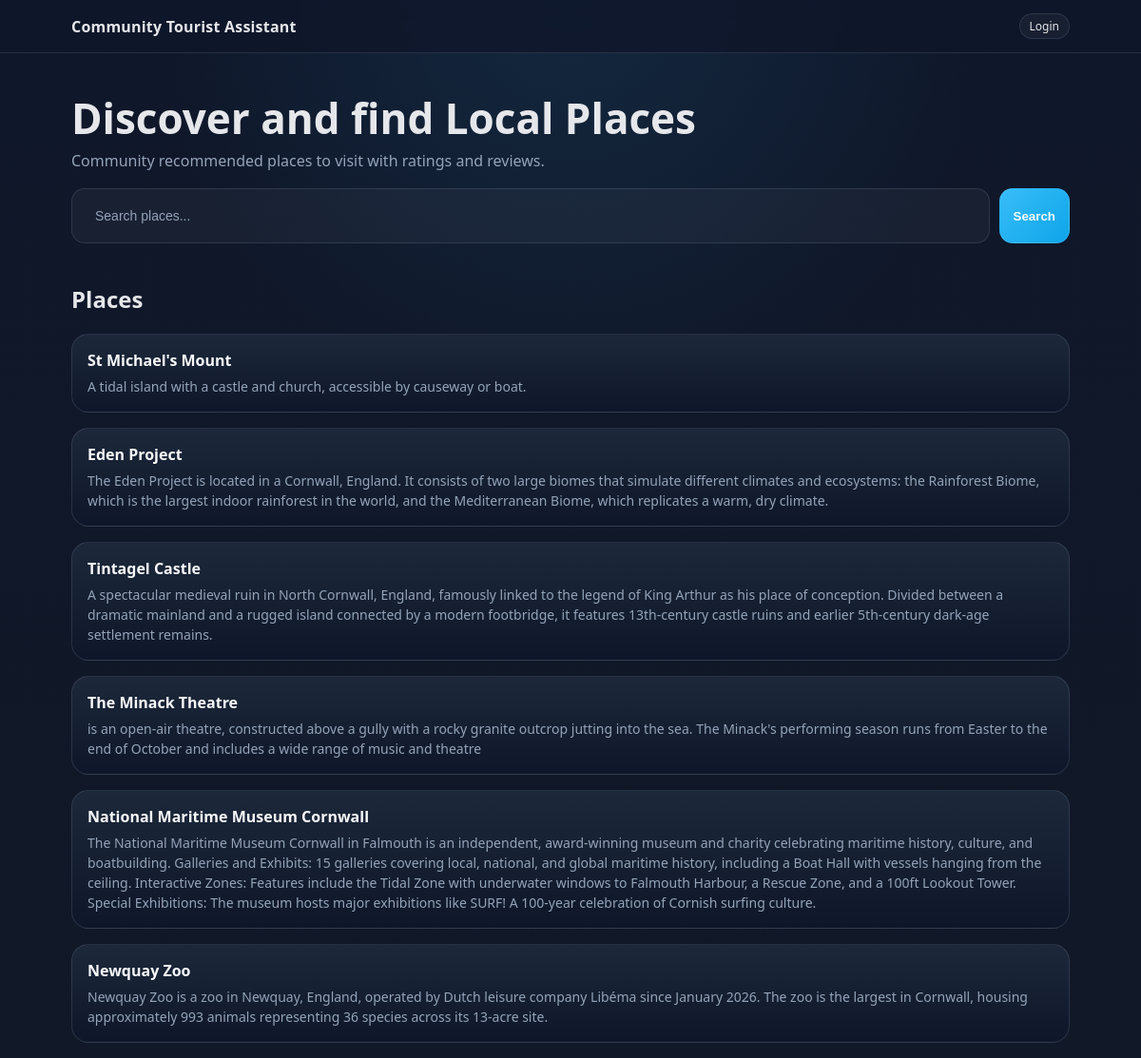
Before: / with the older database file.
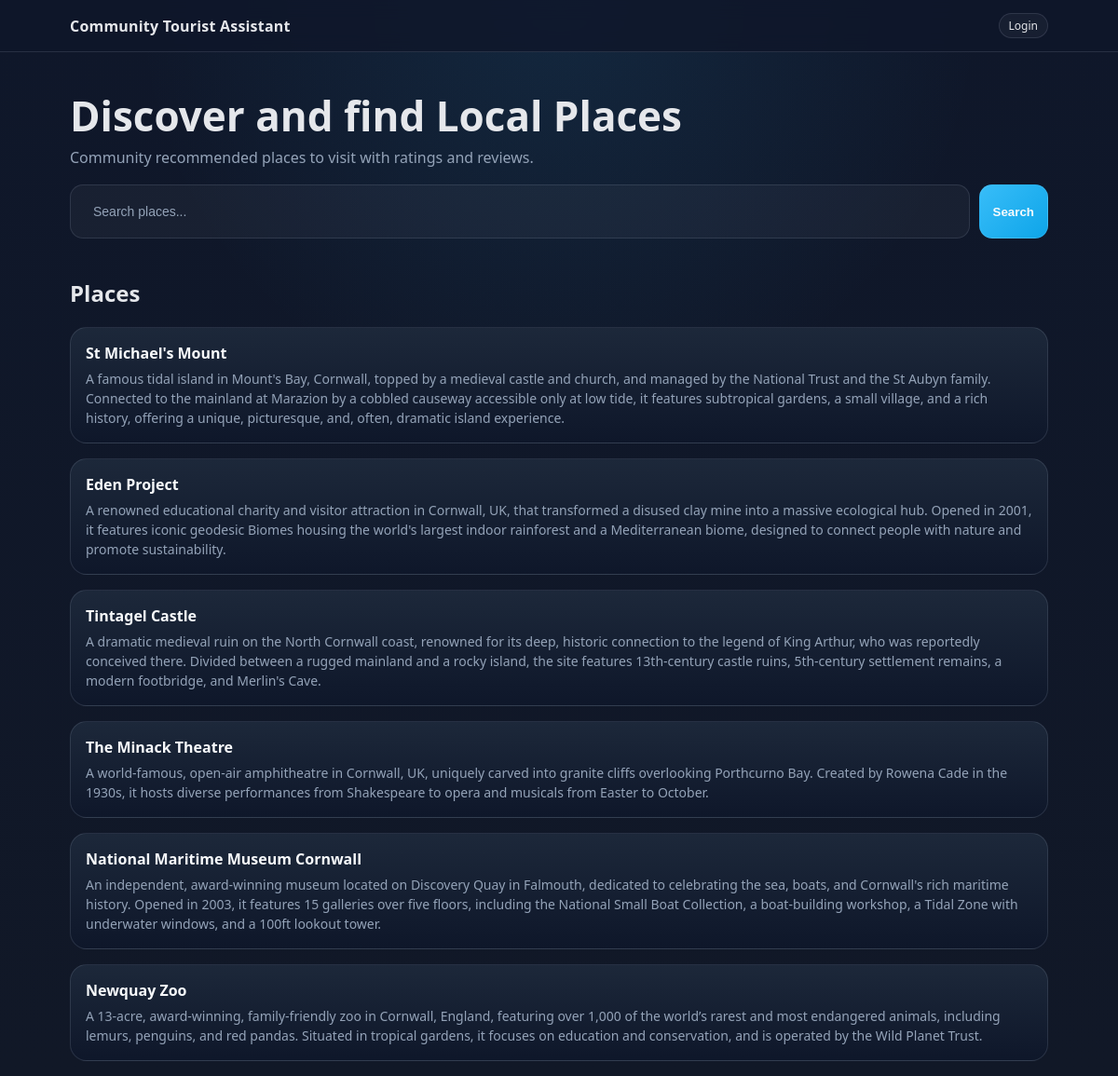
After: the same page with the newer database file.
### core/models.py (models this page shows, shortened)
class Place(models.Model):
    name = models.CharField(max_length=200)
    description = models.TextField()
    town = models.CharField(max_length=200, blank=True, default="")
    image_filename = models.CharField(max_length=200, blank=True, default="")

### core/views.py (the view)
# urls.py: 2. Add a URL to urlpatterns:  path('', views.home, name='home')
def home(request):
    query = request.GET.get("q", "")
    places = Place.objects.all()
    if query:
        places = places.filter(
            Q(name__icontains=query) |
            Q(description__icontains=query) |
            Q(town__icontains=query)
        )
    return render(request, "home.html", {
        "places": places,
        "query": query,
    })

### templates/home.html (shortened to what this page needs)
{% load static %}
<!doctype html>
<html lang="en">
<head>
<link rel="stylesheet" href="{% static 'core/style.css' %}">
</head>
<body>
<div class="nav">
  <div class="container nav-inner">
    <div class="brand">
      Community Tourist Assistant
    </div>
  <div>
    {% if user.is_authenticated %}
      <span class="muted">Logged in as {{ user.username }}</span>
      <form action="{% url 'logout' %}" method="post" style="display:inline;">
        {% csrf_token %}
        <button type="submit" class="badge" style="cursor:pointer;">Logout</button>
      </form>
    {% else %}
      <a class="badge" href="{% url 'login' %}">Login</a>
    {% endif %}
  </div>
  </div>
</div>
<div class="hero container">
  <h1>Discover and find Local Places</h1>
  <p class="muted">
    Community recommended places to visit with ratings and reviews.
  </p>
  <form method="get" action="{% url 'home' %}" class="search-row">
    <div class="search">
      <input
        type="text"
        name="q"
        placeholder="Search places..."
        value="{{ query }}"
      >
    </div>
    <button type="submit" class="button">Search</button>
  </form>
</div>
<div class="container">
<h2>Places</h2>
{% for p in places %}
<div class="card">
<h3>
  <a href="{% url 'place_detail' p.id %}">
    {{ p.name }}
  </a>
</h3>
<p>{{ p.description }}</p>
</div>
{% empty %}
<div class="card">
<p>No places yet. Add some in /admin.</p>
</div>
{% endfor %}
</div>
</body>
</html>

### core/static/core/style.css (style rules this page uses)
:root { --bg: #0f172a; --bg-2: #111827; --panel: rgba(15, 23, 42, 0.82); --card: rgba(30, 41, 59, 0.92); --card-hover: rgba(51, 65, 85, 0.96); --text: #e5e7eb; --muted: #94a3b8; --accent: #38bdf8; --accent-2: #0ea5e9; --border: rgba(148, 163, 184, 0.18); --input: rgba(255, 255, 255, 0.04); }
* { box-sizing: border-box; }
body { margin: 0; font-family: system-ui, -apple-system, Segoe UI, Roboto, Arial, sans-serif; background: radial-gradient(circle at top, rgba(56, 189, 248, 0.10), transparent 35%), linear-gradient(180deg, var(--bg) 0%, var(--bg-2) 100%); color: var(--text); }
a { color: inherit; text-decoration: none; }
.container { width: min(1050px, 92%); margin: 0 auto; }
.nav { position: sticky; top: 0; backdrop-filter: blur(10px); background: var(--panel); border-bottom: 1px solid var(--border); z-index: 10; }
.nav-inner { display: flex; align-items: center; justify-content: space-between; padding: 14px 0; }
.brand { display: flex; gap: 10px; align-items: center; font-weight: 700; letter-spacing: 0.2px; }
.badge { display: inline-flex; padding: 4px 10px; border-radius: 999px; border: 1px solid var(--border); color: var(--text); background: rgba(255, 255, 255, 0.04); font-size: 12px; }
.hero { padding: 44px 0 22px; }
.hero h1 { margin: 0 0 10px; font-size: clamp(28px, 4vw, 44px); line-height: 1.1; }
.hero p { margin: 0 0 18px; color: var(--muted); max-width: 70ch; }
.search-row { display: flex; gap: 10px; flex-wrap: wrap; }
.search { flex: 1 1 280px; display: flex; align-items: center; gap: 10px; background: var(--input); border: 1px solid var(--border); padding: 10px 12px; border-radius: 14px; box-shadow: var(--shadow); }
.search input { width: 100%; border: 0; outline: 0; background: transparent; color: var(--text); font-size: 14px; }
.search input::placeholder, .input::placeholder { color: var(--muted); }
.button { display: inline-flex; align-items: center; gap: 8px; padding: 10px 14px; border-radius: 14px; background: linear-gradient(135deg, var(--accent), var(--accent-2)); border: 1px solid rgba(255, 255, 255, 0.08); color: #f8fafc; font-weight: 600; box-shadow: var(--shadow); transition: transform 0.18s ease, opacity 0.18s ease, background 0.18s ease; }
.card { grid-column: span 12; background: linear-gradient(180deg, rgba(30, 41, 59, 0.95), rgba(15, 23, 42, 0.95)); border: 1px solid var(--border); border-radius: 18px; margin-bottom: 16px; padding: 16px; box-shadow: var(--shadow); transition: transform 0.18s ease, border-color 0.18s ease, background 0.18s ease; }
@media (min-width: 700px) { .card { grid-column: span 6; } }
@media (min-width: 980px) { .card { grid-column: span 4; } }
.card h3 { margin: 0 0 6px; font-size: 16px; color: #f8fafc; }
.card p { margin: 0; color: var(--muted); font-size: 14px; line-height: 1.5; }
input[type="text"] { width: 100%; padding: 10px 12px; }

Changed rows visible on the page:
changed Place "St Michael's Mount": description "A tidal island with a castle and church, accessible by causeway or boat." → "A famous tidal island in Mount's Bay, Cornwall, topped by a medieval castle and church, and managed by the National Trust and the St Aubyn family. Connected to the mainland at Marazion by a cobbled causeway accessible only at low tide, it features subtropical gardens, a small village, and a rich history, offering a unique, picturesque, and, often, dramatic island experience."
changed Place "Eden Project": description "The Eden Project is located in a Cornwall, England. It consists of two large biomes that simulate different climates and ecosystems: the Rainforest Biome, which is the largest indoor rainforest in the world, and the Mediterranean Biome, which replicates a warm, dry climate." → "A renowned educational charity and visitor attraction in Cornwall, UK, that transformed a disused clay mine into a massive ecological hub. Opened in 2001, it features iconic geodesic Biomes housing the world's largest indoor rainforest and a Mediterranean biome, designed to connect people with nature and promote sustainability."
changed Place "Tintagel Castle": description "A spectacular medieval ruin in North Cornwall, England, famously linked to the legend of King Arthur as his place of conception. Divided between a dramatic mainland and a rugged island connected by a modern footbridge, it features 13th-century castle ruins and earlier 5th-century dark-age settlement remains." → "A dramatic medieval ruin on the North Cornwall coast, renowned for its deep, historic connection to the legend of King Arthur, who was reportedly conceived there. Divided between a rugged mainland and a rocky island, the site features 13th-century castle ruins, 5th-century settlement remains, a modern footbridge, and Merlin's Cave."
changed Place "The Minack Theatre": description "is an open-air theatre, constructed above a gully with a rocky granite outcrop jutting into the sea. The Minack's performing season runs from Easter to the end of October and includes a wide range of music and theatre" → "A world-famous, open-air amphitheatre in Cornwall, UK, uniquely carved into granite cliffs overlooking Porthcurno Bay. Created by Rowena Cade in the 1930s, it hosts diverse performances from Shakespeare to opera and musicals from Easter to October."
changed Place "National Maritime Museum Cornwall": description "The National Maritime Museum Cornwall in Falmouth is an independent, award-winning museum and charity celebrating maritime history, culture, and boatbuilding. Galleries and Exhibits: 15 galleries covering local, national, and global maritime history, including a Boat Hall with vessels hanging from the ceiling. Interactive Zones: Features include the Tidal Zone with underwater windows to Falmouth Harbour, a Rescue Zone, and a 100ft Lookout Tower. Special Exhibitions: The museum hosts major exhibitions like SURF! A 100-year celebration of Cornish surfing culture." → "An independent, award-winning museum located on Discovery Quay in Falmouth, dedicated to celebrating the sea, boats, and Cornwall's rich maritime history. Opened in 2003, it features 15 galleries over five floors, including the National Small Boat Collection, a boat-building workshop, a Tidal Zone with underwater windows, and a 100ft lookout tower."
changed Place "Newquay Zoo": description "Newquay Zoo is a zoo in Newquay, England, operated by Dutch leisure company Libéma since January 2026. The zoo is the largest in Cornwall, housing approximately 993 animals representing 36 species across its 13‑acre site." → "A 13-acre, award-winning, family-friendly zoo in Cornwall, England, featuring over 1,000 of the world’s rarest and most endangered animals, including lemurs, penguins, and red pandas. Situated in tropical gardens, it focuses on education and conservation, and is operated by the Wild Planet Trust."
